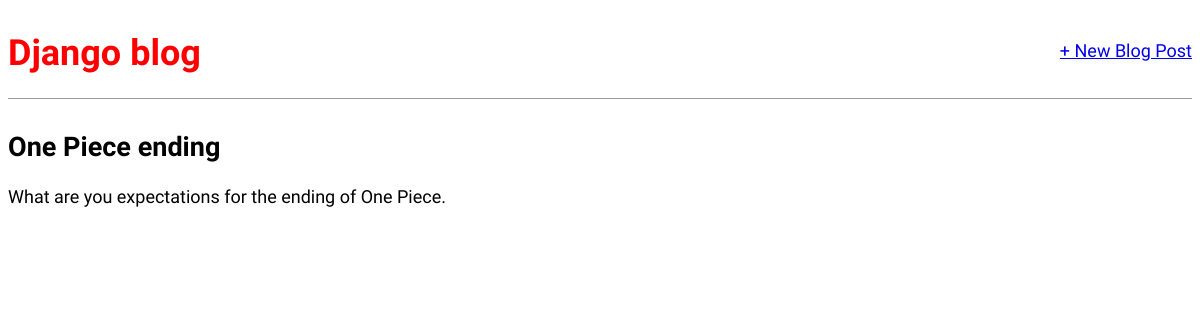
The app's page /post/2/ with its own data.
### blog/models.py (models this page shows, shortened)
class Post(models.Model):
    title = models.CharField(max_length=200)
    author = models.ForeignKey(
        "auth.User",
        on_delete=models.CASCADE,
    )
    body = models.TextField()

### blog/views.py (the view)
# urls.py: path("post/<int:pk>/", BlogDetailView.as_view(), name="post_detail"),
class BlogDetailView(DetailView):
    model = Post
    template_name = "post_detail.html"

### templates/post_detail.html (shortened to what this page needs)
<!DOCTYPE html>
<html lang="en">
<head>
</head>
<body>
    {% extends 'base.html' %}
    {% block content %}
    <div>
        <h2>{{ object.title }}</h2>
        <p>{{ object.body }}</p>
    </div>
    {% endblock content %}

### static/css/base.css (style rules this page uses)
body { font-family: 'Source Sans Pro', sans-serif; font-size: 18px; }

### records on screen
Post: title "One Piece ending", body "What are you expectations for the ending of One Piece."
